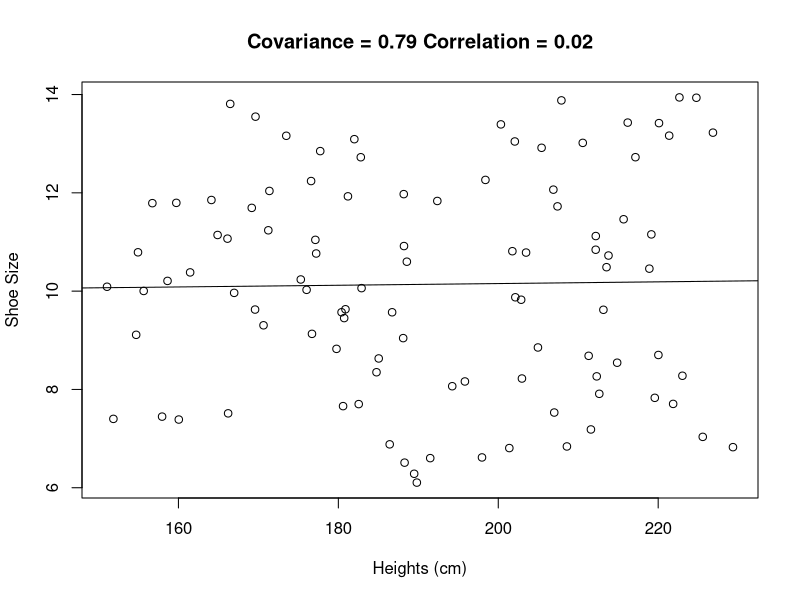
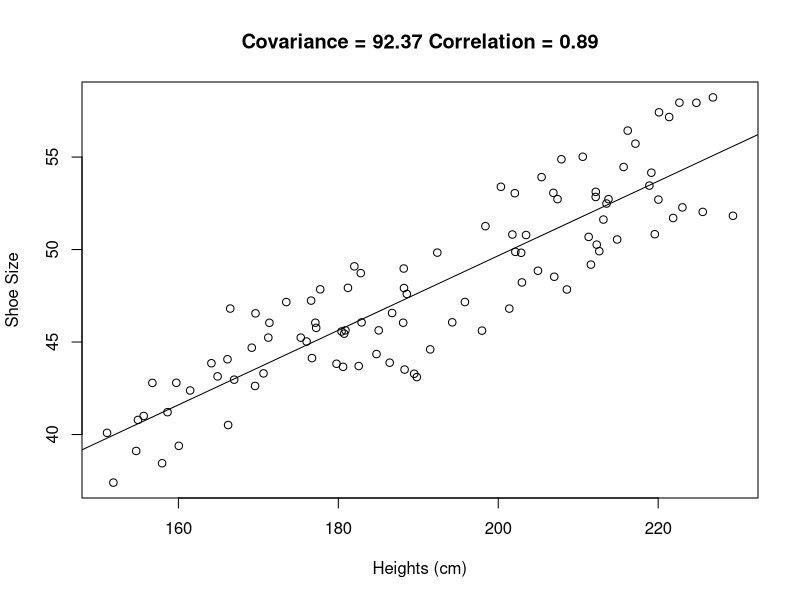

Source code (R) for these figures, in order:
#set the randomization seed for consistency
set.seed(1)
#uniform distribution of heights 
height <- runif(100, 150, 230)

#uniform distribution of shoe sizes
shoe.size <- runif(100,6,14)
 
#determine covariance
cov1<-cov(shoe.size,height)

#determine correlation
cor1<-cor(shoe.size,height)

#create a plot of heights vs. shoe sizes 
msg <- sprintf("Covariance = %.2f Correlation = %.2f", cov1,cor1 ) 
plot (height,shoe.size, main=msg,
      xlab = "Heights (cm)",
      ylab = "Shoe Size")

#create a linear regression model and plot 
lm1 <- lm (shoe.size~height)
abline(lm1)

#modify data to modify correlation
shoe.size <- shoe.size+height %/% 5

#determine covariance
cov2 <- cov(shoe.size,height)

#determine correlation
cor2 <- cor(shoe.size,height)

#create a new plot of heights vs. shoe sizes 
msg <- sprintf("Covariance = %.2f Correlation = %.2f", cov2,cor2 ) 
plot (height,shoe.size, main=msg,
      xlab = "Heights (cm)",
      ylab = "Shoe Size")

#create a linear regression model and plot 
lm2 <- lm (shoe.size~height)
abline(lm2)

